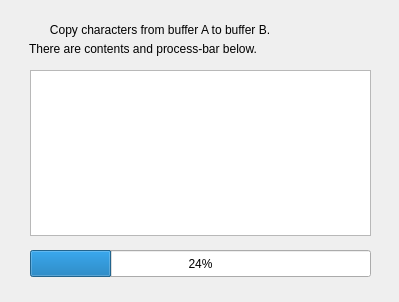
<?xml version="1.0" encoding="UTF-8"?>
<ui version="4.0">
 <class>sub2Widget</class>
 <widget class="QWidget" name="sub2Widget">
  <property name="geometry">
   <rect>
    <x>0</x>
    <y>0</y>
    <width>399</width>
    <height>302</height>
   </rect>
  </property>
  <property name="windowTitle">
   <string>sub2Widget</string>
  </property>
  <widget class="QTextBrowser" name="textBrowser">
   <property name="geometry">
    <rect>
     <x>30</x>
     <y>70</y>
     <width>341</width>
     <height>166</height>
    </rect>
   </property>
  </widget>
  <widget class="QLabel" name="label">
   <property name="geometry">
    <rect>
     <x>30</x>
     <y>20</y>
     <width>341</width>
     <height>20</height>
    </rect>
   </property>
   <property name="text">
    <string>      Copy characters from buffer A to buffer B.</string>
   </property>
  </widget>
  <widget class="QLabel" name="label_2">
   <property name="geometry">
    <rect>
     <x>29</x>
     <y>39</y>
     <width>341</width>
     <height>20</height>
    </rect>
   </property>
   <property name="text">
    <string>There are contents and process-bar below.</string>
   </property>
  </widget>
  <widget class="QProgressBar" name="progressBar">
   <property name="geometry">
    <rect>
     <x>30</x>
     <y>250</y>
     <width>341</width>
     <height>27</height>
    </rect>
   </property>
   <property name="value">
    <number>24</number>
   </property>
  </widget>
 </widget>
 <resources/>
 <connections/>
</ui>
